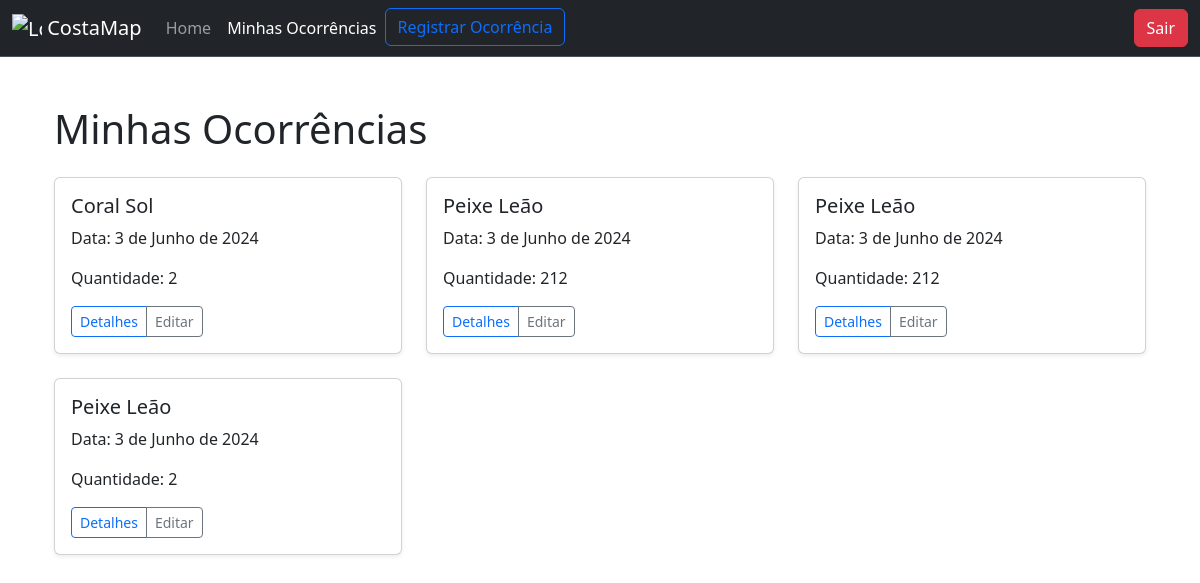
Before: /minhas-ocorrencias/ (signed in) with the older database file.
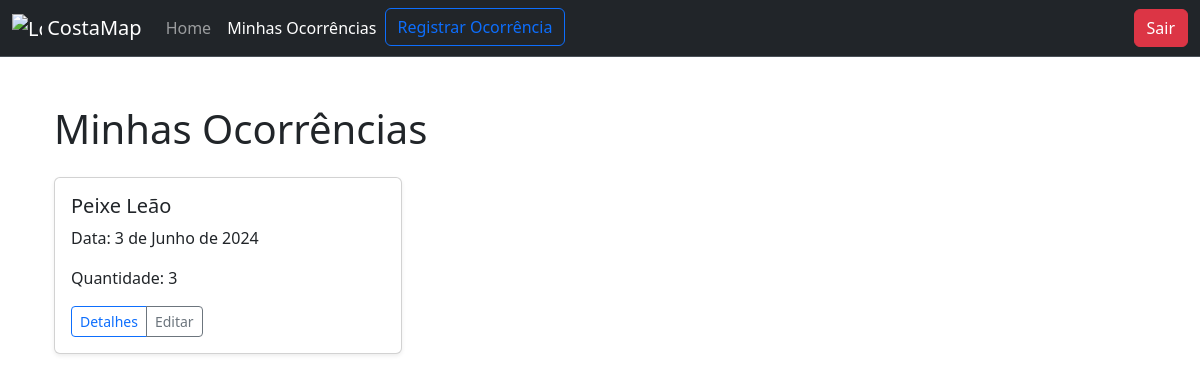
After: the same page with the newer database file.
### core/models.py (models this page shows, shortened)
class Ocorrencia(models.Model):
    CORAL_SOL = 'CS'
    PEIXE_LEAO = 'PL'
    ESPECIE_CHOICES = [
        (CORAL_SOL, 'Coral Sol'),
        (PEIXE_LEAO, 'Peixe Leão'),
    ]
    mergulhador = models.ForeignKey(User, on_delete=models.CASCADE)
    profundidade = models.FloatField()
    latitude = models.FloatField()
    longitude = models.FloatField()
    visibilidade = models.FloatField()
    temperatura_agua = models.FloatField()
    quantidade = models.IntegerField()
    data = models.DateField()
    especie = models.CharField(max_length=2, choices=ESPECIE_CHOICES, default=CORAL_SOL)

### core/views.py (the view)
# urls.py: path('minhas-ocorrencias/', views.minhas_ocorrencias, name='minhas_ocorrencias'),
def minhas_ocorrencias(request):
    if request.user.is_authenticated:
        ocorrencias = Ocorrencia.objects.filter(mergulhador=request.user)
        return render(request, 'core/ocorrencias_usuario.html', {'ocorrencias': ocorrencias})
    else:
        return render(request, 'core/ocorrencias_usuario.html', {})

### core/templates/core/ocorrencias_usuario.html (shortened to what this page needs)
{% extends 'core/base.html' %}
{% load static %}
{% block content %}
    {% if user.is_authenticated %}
        <div class="container">
            <h1 class="mt-5 mb-4">Minhas Ocorrências</h1>
            <div class="row">
                {% for ocorrencia in ocorrencias %}
                    <div class="col-md-4">
                        <div class="card mb-4 shadow-sm">
                            <div class="card-body">
                                <h5 class="card-title">{% if ocorrencia.especie == 'PL' %}Peixe Leão{% else %}Coral Sol{% endif %}</h5>
                                <p class="card-text">Data: {{ ocorrencia.data }}</p>
                                <p class="card-text">Quantidade: {{ ocorrencia.quantidade }}</p>
                                <div class="d-flex justify-content-between align-items-center">
                                    <div class="btn-group">
                                        <a href="{% url 'detalhe_ocorrencia' ocorrencia.pk %}" class="btn btn-sm btn-outline-primary">Detalhes</a>
                                        <a href="{% url 'editar_ocorrencia' ocorrencia.pk %}" class="btn btn-sm btn-outline-secondary">Editar</a>
                                    </div>
                                </div>
                            </div>
                        </div>
                    </div>
                {% endfor %}
            </div>
        </div>
    {% else %}
        <div class="container">
            <h1 class="mt-5 mb-4">Minhas Ocorrências</h1>
            <p>Você precisa estar logado para acessar essa página.</p>
        </div>
    {% endif %}
{% endblock %}

### core/templates/core/base.html (shortened to what this page needs)
<!doctype html>
<html lang="pt-BR">
<head>
    <link href="https://cdn.jsdelivr.net/npm/bootstrap@5.3.3/dist/css/bootstrap.min.css" rel="stylesheet">
    <link rel="stylesheet" href="https://unpkg.com/leaflet@1.7.1/dist/leaflet.css"/>
</head>
<body>
    <nav class="navbar navbar-expand-lg bg-dark border-bottom border-body" data-bs-theme="dark">
        <div class="container-fluid">
            <a class="navbar-brand" href="{% url 'mapa' %}">
                <img src="https://static.vecteezy.com/ti/vetor-gratis/p1/2302311-lupa-no-mapa-de-fundo-mundo-simples-design-estilo-ilustracaoial-vetor.jpg" alt="Logo" width="30" height="24" class="d-inline-block align-text-top">
                CostaMap
            </a>
            <div class="collapse navbar-collapse" id="navbarNav">
                <ul class="navbar-nav">
                    <li class="nav-item">
                        <a class="nav-link {% if request.resolver_match.url_name == 'mapa' %}active{% endif %}" href="{% url 'mapa' %}">Home</a>
                    </li>
                    {% if user.is_authenticated %}
                        <li class="nav-item">
                            <a class="nav-link {% if request.resolver_match.url_name == 'minhas_ocorrencias' %}active{% endif %}" href="{% url 'minhas_ocorrencias' %}">Minhas Ocorrências</a>
                        </li>
                    {% endif %}
                    {% if user.is_authenticated %}
                        <li class="nav-item">
                            <a class="btn btn-outline-primary" href="{% url 'registro_ocorrencia' %}">Registrar Ocorrência</a>
                        </li>
                    {% endif %}
                </ul>
                {% if user.is_authenticated %}
                    <form method="post" action="{% url 'logout' %}" class="d-flex ms-auto">
                        <button class="btn btn-danger" type="submit">Sair</button>
                    </form>
                {% else %}
                    <a href="{% url 'login' %}" class="btn btn-primary ms-auto">Login</a>
                {% endif %}
            </div>
        </div>
    </nav>
    <div class="container mt-4">
        {% block content %}{% endblock %}
    </div>
</body>
</html>

Changed rows visible on the page:
removed Ocorrencia: especie "Coral Sol", data "3 de Junho de 2024", quantidade "2"
removed Ocorrencia: especie "Peixe Leão", data "3 de Junho de 2024", quantidade "212"
removed Ocorrencia: especie "Peixe Leão", data "3 de Junho de 2024", quantidade "212"
removed Ocorrencia: especie "Peixe Leão", data "3 de Junho de 2024", quantidade "2"
added Ocorrencia: especie "Peixe Leão", data "3 de Junho de 2024", quantidade "3"
